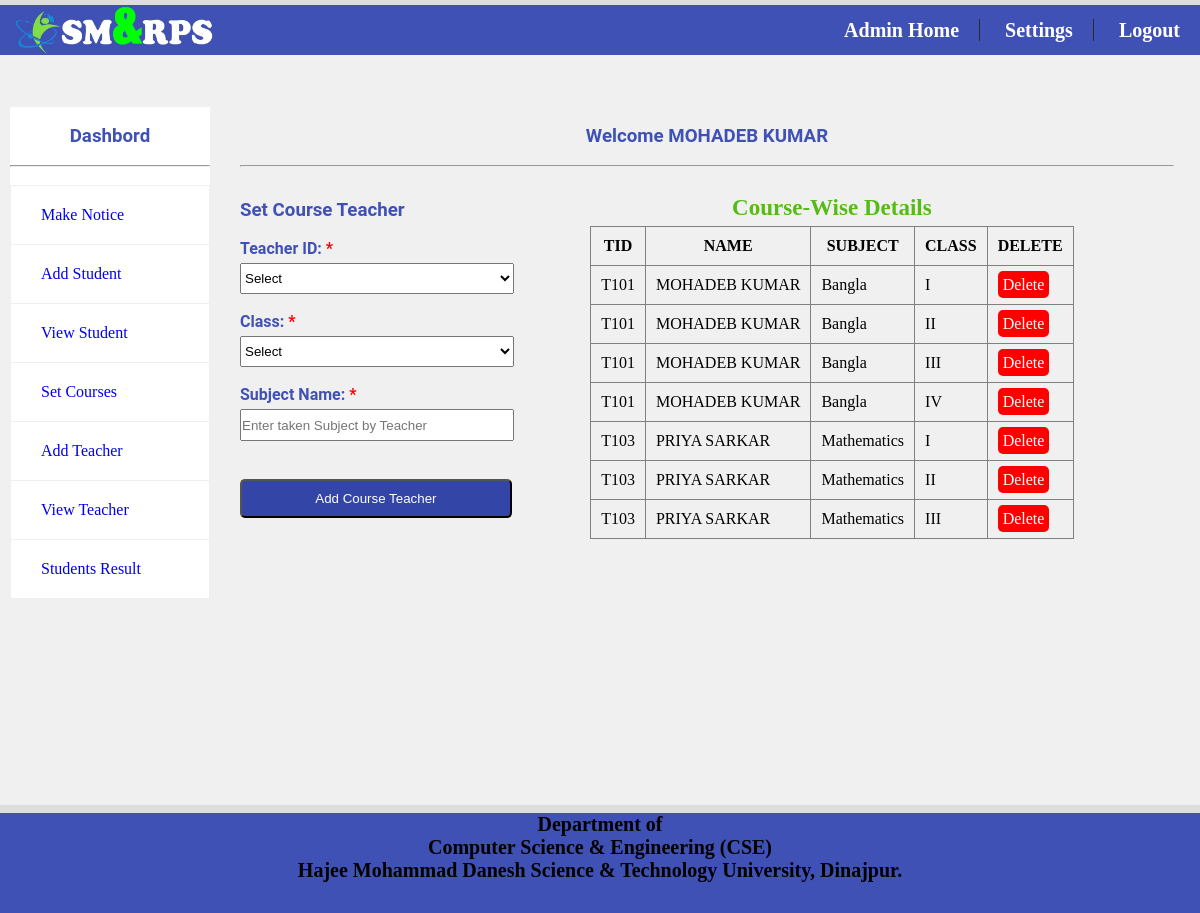
The page /set_course.php (signed in) on the database its author committed.
### tables this page shows
CREATE TABLE `course` (
  `TID` varchar(10) DEFAULT NULL,
  `CLASS` varchar(10) DEFAULT NULL,
  `SUBJECT` varchar(150) DEFAULT NULL
);

CREATE TABLE `teacher` (
  `TID` varchar(10) NOT NULL,
  `TNAME` varchar(50) DEFAULT NULL,
  `TPASSWORD` varchar(50) DEFAULT NULL,
  `QUALIFICATION` varchar(100) DEFAULT NULL,
  `GENDER` varchar(20) DEFAULT NULL,
  `SALARY` double(8,2) DEFAULT 0.00,
  `EMAIL` varchar(50) DEFAULT NULL,
  `PHONE` varchar(30) DEFAULT NULL,
  `ADDRESS` text DEFAULT NULL,
  `IMG` varchar(200) DEFAULT NULL
);

### set_course.php (the view, shortened to what this page needs)
<?php
	include("dbconnection.php");
?>
<!DOCTYPE html>
<html>
	<head>
		<link rel="stylesheet" href="css/style.css">
	</head>
	<body class="back">
		<?php include"topbar.php";?><br>
			<div id="section">
				<?php include"sidebar.php";?><br>
				<div class="content"><!!--x-->
					<h3 class="text">Welcome <?php echo $_SESSION["ANAME"]; ?></h3><br><hr><br>
				<div class="content1"><!!--x-->
					<h3>Set Course Teacher</h3><br>
					<div class="set_course1">
					<form  method="post" action="<?php echo $_SERVER["PHP_SELF"];?>">
					<label class="required">Teacher ID:</label><br>
						<select name="tid" required class="option_in">
							<?php
								$sql="SELECT TID FROM teacher";
								$res=$con->query($sql);
								 if($res->num_rows>0)
								 {
									 echo "<option value=''>Select</option>";
								 }
							?>
						</select>
					<br><br>
					<label class="required">Class:</label><br>
					<select name="class" required class="option_in">
					<option selected disabled value="">Select</option>
					</select><br></br>
					<label class="required">Subject Name:</label><br>
					<input type="text" class="input3" name="subject" placeholder="Enter taken Subject by Teacher" required><br><br>
					<button type="submit" class="add_course_btn" name="submit">Add Course Teacher</button>
					</form>
					</div>
					<div class="set_course2">
					?><br/>
					<table border="1px">
					<caption>Course-Wise Details</caption>
						<tr>
							<th>TID</th>
							<th>NAME</th>
							<th>SUBJECT</th>
							<th>CLASS</th>
							<th>DELETE</th>
						</tr>
						<?php
							$sql="SELECT c.TID, t.TNAME, c.SUBJECT, c.CLASS
							FROM teacher AS t, course AS c
							WHERE t.TID=c.TID";
							$res=$con->query($sql);
							if($res->num_rows>0)
							{
								while($r=$res->fetch_assoc())
								{
									echo"
									<tr>
										<td>{$r["TID"]}</td>
										<td>{$r["TNAME"]}</td>
										<td>{$r["SUBJECT"]}</td>
										<td>{$r["CLASS"]}</td>
										<td><a href='delete_course.php?tid={$r["TID"]} && subject={$r["SUBJECT"]} && class={$r["CLASS"]}' class='btnDelete'>Delete</a></td>
									</tr>
									";
								}
							}
						?>
						</table>
					</div>
				</div>
			</div>
				<?php include"footer4.php";?>
	</body>
</html>

### css/style.css (style rules this page uses)
.required:after { content:" *"; color: red; }
* { padding:0px; margin:0px; }
html { background:#dddddd; }
.back { background:#f5f5f5cf; height:800px; width:1200px; margin:0 auto; margin-top:5px; margin-bottom:5px; font-family:Century; }
h1,h2,h3,h4,h5,h6,label { font-family:Roboto; color:#3f51b5; }
label { font-weight:bold; }
.input3 { width: 270px; height: 28px; margin-top: 5px; }
.option_in { width: 274px; height: 31px; margin-top: 5px; }
.content1 { margin-top: 14px; height: auto; }
#section { height:auto; width:1164px; margin-left:10px; }
.content { margin-top:30px; height:auto; width:934px; float:left; }
.text { text-align:center; }
.btnDelete { border-radius:5px; padding:5px; background:#ff0000; color:white; }
.set_course1 { width:30%; margin-right:20px; float:left; }
.set_course2 { width: 574px; float: left; margin-left: 50px; margin-top:-41px; }
.add_course_btn { width: 97%; border-radius: 5px; padding: 10px; background: #3345a7; color: white; margin-top: 20px; margin-left: 0px; }
a { text-decoration:none; }
tr,td,th { padding:10px; }
table { border-collapse:collapse; }
table caption { font-size: 23px; font-weight: bold; color: #56bb17; margin-top: -21px; margin-bottom: 5px; }

### rows shown on the page
course: TID "T101", TID.TNAME "MOHADEB KUMAR", SUBJECT "Bangla", CLASS "I"
course: TID "T101", TID.TNAME "MOHADEB KUMAR", SUBJECT "Bangla", CLASS "II"
course: TID "T101", TID.TNAME "MOHADEB KUMAR", SUBJECT "Bangla", CLASS "III"
course: TID "T101", TID.TNAME "MOHADEB KUMAR", SUBJECT "Bangla", CLASS "IV"
course: TID "T103", TID.TNAME "PRIYA SARKAR", SUBJECT "Mathematics", CLASS "I"
course: TID "T103", TID.TNAME "PRIYA SARKAR", SUBJECT "Mathematics", CLASS "II"
course: TID "T103", TID.TNAME "PRIYA SARKAR", SUBJECT "Mathematics", CLASS "III"

### other values the page prints
$_SESSION["ANAME"] "MOHADEB KUMAR"
